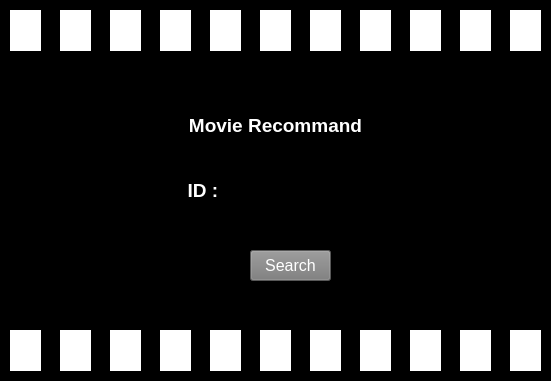
<?xml version="1.0" encoding="UTF-8"?>
<ui version="4.0">
 <class>MainWindow</class>
 <widget class="QMainWindow" name="MainWindow">
  <property name="geometry">
   <rect>
    <x>0</x>
    <y>0</y>
    <width>551</width>
    <height>381</height>
   </rect>
  </property>
  <property name="windowTitle">
   <string>MainWindow</string>
  </property>
  <property name="styleSheet">
   <string notr="true">background-color: rgb(0, 0, 0);</string>
  </property>
  <widget class="QWidget" name="centralwidget">
   <property name="autoFillBackground">
    <bool>false</bool>
   </property>
   <widget class="QLabel" name="label">
    <property name="geometry">
     <rect>
      <x>10</x>
      <y>10</y>
      <width>31</width>
      <height>41</height>
     </rect>
    </property>
    <property name="styleSheet">
     <string notr="true">background-color: rgb(255, 255, 255);</string>
    </property>
    <property name="text">
     <string/>
    </property>
   </widget>
   <widget class="QLabel" name="label_2">
    <property name="geometry">
     <rect>
      <x>60</x>
      <y>10</y>
      <width>31</width>
      <height>41</height>
     </rect>
    </property>
    <property name="styleSheet">
     <string notr="true">background-color: rgb(255, 255, 255);</string>
    </property>
    <property name="text">
     <string/>
    </property>
   </widget>
   <widget class="QLabel" name="label_3">
    <property name="geometry">
     <rect>
      <x>110</x>
      <y>10</y>
      <width>31</width>
      <height>41</height>
     </rect>
    </property>
    <property name="styleSheet">
     <string notr="true">background-color: rgb(255, 255, 255);</string>
    </property>
    <property name="text">
     <string/>
    </property>
   </widget>
   <widget class="QLabel" name="label_4">
    <property name="geometry">
     <rect>
      <x>160</x>
      <y>10</y>
      <width>31</width>
      <height>41</height>
     </rect>
    </property>
    <property name="styleSheet">
     <string notr="true">background-color: rgb(255, 255, 255);</string>
    </property>
    <property name="text">
     <string/>
    </property>
   </widget>
   <widget class="QLabel" name="label_5">
    <property name="geometry">
     <rect>
      <x>210</x>
      <y>10</y>
      <width>31</width>
      <height>41</height>
     </rect>
    </property>
    <property name="styleSheet">
     <string notr="true">background-color: rgb(255, 255, 255);</string>
    </property>
    <property name="text">
     <string/>
    </property>
   </widget>
   <widget class="QLabel" name="label_6">
    <property name="geometry">
     <rect>
      <x>260</x>
      <y>10</y>
      <width>31</width>
      <height>41</height>
     </rect>
    </property>
    <property name="styleSheet">
     <string notr="true">background-color: rgb(255, 255, 255);</string>
    </property>
    <property name="text">
     <string/>
    </property>
   </widget>
   <widget class="QLabel" name="label_7">
    <property name="geometry">
     <rect>
      <x>310</x>
      <y>10</y>
      <width>31</width>
      <height>41</height>
     </rect>
    </property>
    <property name="styleSheet">
     <string notr="true">background-color: rgb(255, 255, 255);</string>
    </property>
    <property name="text">
     <string/>
    </property>
   </widget>
   <widget class="QLabel" name="label_8">
    <property name="geometry">
     <rect>
      <x>360</x>
      <y>10</y>
      <width>31</width>
      <height>41</height>
     </rect>
    </property>
    <property name="styleSheet">
     <string notr="true">background-color: rgb(255, 255, 255);</string>
    </property>
    <property name="text">
     <string/>
    </property>
   </widget>
   <widget class="QLabel" name="label_9">
    <property name="geometry">
     <rect>
      <x>410</x>
      <y>10</y>
      <width>31</width>
      <height>41</height>
     </rect>
    </property>
    <property name="styleSheet">
     <string notr="true">background-color: rgb(255, 255, 255);</string>
    </property>
    <property name="text">
     <string/>
    </property>
   </widget>
   <widget class="QLabel" name="label_10">
    <property name="geometry">
     <rect>
      <x>460</x>
      <y>10</y>
      <width>31</width>
      <height>41</height>
     </rect>
    </property>
    <property name="styleSheet">
     <string notr="true">background-color: rgb(255, 255, 255);</string>
    </property>
    <property name="text">
     <string/>
    </property>
   </widget>
   <widget class="QLabel" name="label_11">
    <property name="geometry">
     <rect>
      <x>510</x>
      <y>10</y>
      <width>31</width>
      <height>41</height>
     </rect>
    </property>
    <property name="styleSheet">
     <string notr="true">background-color: rgb(255, 255, 255);</string>
    </property>
    <property name="text">
     <string/>
    </property>
   </widget>
   <widget class="QLabel" name="label_14">
    <property name="geometry">
     <rect>
      <x>110</x>
      <y>330</y>
      <width>31</width>
      <height>41</height>
     </rect>
    </property>
    <property name="styleSheet">
     <string notr="true">background-color: rgb(255, 255, 255);</string>
    </property>
    <property name="text">
     <string/>
    </property>
   </widget>
   <widget class="QLabel" name="label_15">
    <property name="geometry">
     <rect>
      <x>260</x>
      <y>330</y>
      <width>31</width>
      <height>41</height>
     </rect>
    </property>
    <property name="styleSheet">
     <string notr="true">background-color: rgb(255, 255, 255);</string>
    </property>
    <property name="text">
     <string/>
    </property>
   </widget>
   <widget class="QLabel" name="label_16">
    <property name="geometry">
     <rect>
      <x>160</x>
      <y>330</y>
      <width>31</width>
      <height>41</height>
     </rect>
    </property>
    <property name="styleSheet">
     <string notr="true">background-color: rgb(255, 255, 255);</string>
    </property>
    <property name="text">
     <string/>
    </property>
   </widget>
   <widget class="QLabel" name="label_17">
    <property name="geometry">
     <rect>
      <x>510</x>
      <y>330</y>
      <width>31</width>
      <height>41</height>
     </rect>
    </property>
    <property name="styleSheet">
     <string notr="true">background-color: rgb(255, 255, 255);</string>
    </property>
    <property name="text">
     <string/>
    </property>
   </widget>
   <widget class="QLabel" name="label_18">
    <property name="geometry">
     <rect>
      <x>10</x>
      <y>330</y>
      <width>31</width>
      <height>41</height>
     </rect>
    </property>
    <property name="styleSheet">
     <string notr="true">background-color: rgb(255, 255, 255);</string>
    </property>
    <property name="text">
     <string/>
    </property>
   </widget>
   <widget class="QLabel" name="label_19">
    <property name="geometry">
     <rect>
      <x>410</x>
      <y>330</y>
      <width>31</width>
      <height>41</height>
     </rect>
    </property>
    <property name="styleSheet">
     <string notr="true">background-color: rgb(255, 255, 255);</string>
    </property>
    <property name="text">
     <string/>
    </property>
   </widget>
   <widget class="QLabel" name="label_20">
    <property name="geometry">
     <rect>
      <x>210</x>
      <y>330</y>
      <width>31</width>
      <height>41</height>
     </rect>
    </property>
    <property name="styleSheet">
     <string notr="true">background-color: rgb(255, 255, 255);</string>
    </property>
    <property name="text">
     <string/>
    </property>
   </widget>
   <widget class="QLabel" name="label_22">
    <property name="geometry">
     <rect>
      <x>310</x>
      <y>330</y>
      <width>31</width>
      <height>41</height>
     </rect>
    </property>
    <property name="styleSheet">
     <string notr="true">background-color: rgb(255, 255, 255);</string>
    </property>
    <property name="text">
     <string/>
    </property>
   </widget>
   <widget class="QLabel" name="label_23">
    <property name="geometry">
     <rect>
      <x>460</x>
      <y>330</y>
      <width>31</width>
      <height>41</height>
     </rect>
    </property>
    <property name="styleSheet">
     <string notr="true">background-color: rgb(255, 255, 255);</string>
    </property>
    <property name="text">
     <string/>
    </property>
   </widget>
   <widget class="QLabel" name="label_25">
    <property name="geometry">
     <rect>
      <x>60</x>
      <y>330</y>
      <width>31</width>
      <height>41</height>
     </rect>
    </property>
    <property name="styleSheet">
     <string notr="true">background-color: rgb(255, 255, 255);</string>
    </property>
    <property name="text">
     <string/>
    </property>
   </widget>
   <widget class="QLabel" name="label_26">
    <property name="geometry">
     <rect>
      <x>360</x>
      <y>330</y>
      <width>31</width>
      <height>41</height>
     </rect>
    </property>
    <property name="styleSheet">
     <string notr="true">background-color: rgb(255, 255, 255);</string>
    </property>
    <property name="text">
     <string/>
    </property>
   </widget>
   <widget class="QPushButton" name="pushButton_2">
    <property name="geometry">
     <rect>
      <x>250</x>
      <y>250</y>
      <width>81</width>
      <height>31</height>
     </rect>
    </property>
    <property name="font">
     <font>
      <family>Arial</family>
      <pointsize>12</pointsize>
     </font>
    </property>
    <property name="styleSheet">
     <string notr="true">background-color: rgb(122, 122, 122);
color: rgb(255, 255, 255);</string>
    </property>
    <property name="text">
     <string>Search</string>
    </property>
   </widget>
   <widget class="QLabel" name="label_12">
    <property name="geometry">
     <rect>
      <x>170</x>
      <y>100</y>
      <width>211</width>
      <height>51</height>
     </rect>
    </property>
    <property name="font">
     <font>
      <family>Arial</family>
      <pointsize>14</pointsize>
      <weight>75</weight>
      <bold>true</bold>
     </font>
    </property>
    <property name="styleSheet">
     <string notr="true">color: rgb(255, 255, 255);</string>
    </property>
    <property name="text">
     <string>Movie Recommand</string>
    </property>
    <property name="alignment">
     <set>Qt::AlignCenter</set>
    </property>
   </widget>
   <widget class="QLabel" name="label_13">
    <property name="geometry">
     <rect>
      <x>180</x>
      <y>170</y>
      <width>51</width>
      <height>41</height>
     </rect>
    </property>
    <property name="font">
     <font>
      <family>Arial</family>
      <pointsize>14</pointsize>
      <weight>75</weight>
      <bold>true</bold>
     </font>
    </property>
    <property name="styleSheet">
     <string notr="true">color: rgb(255, 255, 255);</string>
    </property>
    <property name="text">
     <string>ID : </string>
    </property>
    <property name="alignment">
     <set>Qt::AlignCenter</set>
    </property>
   </widget>
   <widget class="QTextEdit" name="textEdit">
    <property name="geometry">
     <rect>
      <x>240</x>
      <y>170</y>
      <width>131</width>
      <height>41</height>
     </rect>
    </property>
    <property name="styleSheet">
     <string notr="true">color: rgb(255, 255, 255);</string>
    </property>
   </widget>
  </widget>
 </widget>
 <resources/>
 <connections>
  <connection>
   <sender>pushButton_2</sender>
   <signal>clicked()</signal>
   <receiver>MainWindow</receiver>
   <slot>search_clicked()</slot>
   <hints>
    <hint type="sourcelabel">
     <x>281</x>
     <y>264</y>
    </hint>
    <hint type="destinationlabel">
     <x>434</x>
     <y>250</y>
    </hint>
   </hints>
  </connection>
 </connections>
 <slots>
  <slot>search_clicked()</slot>
 </slots>
</ui>
